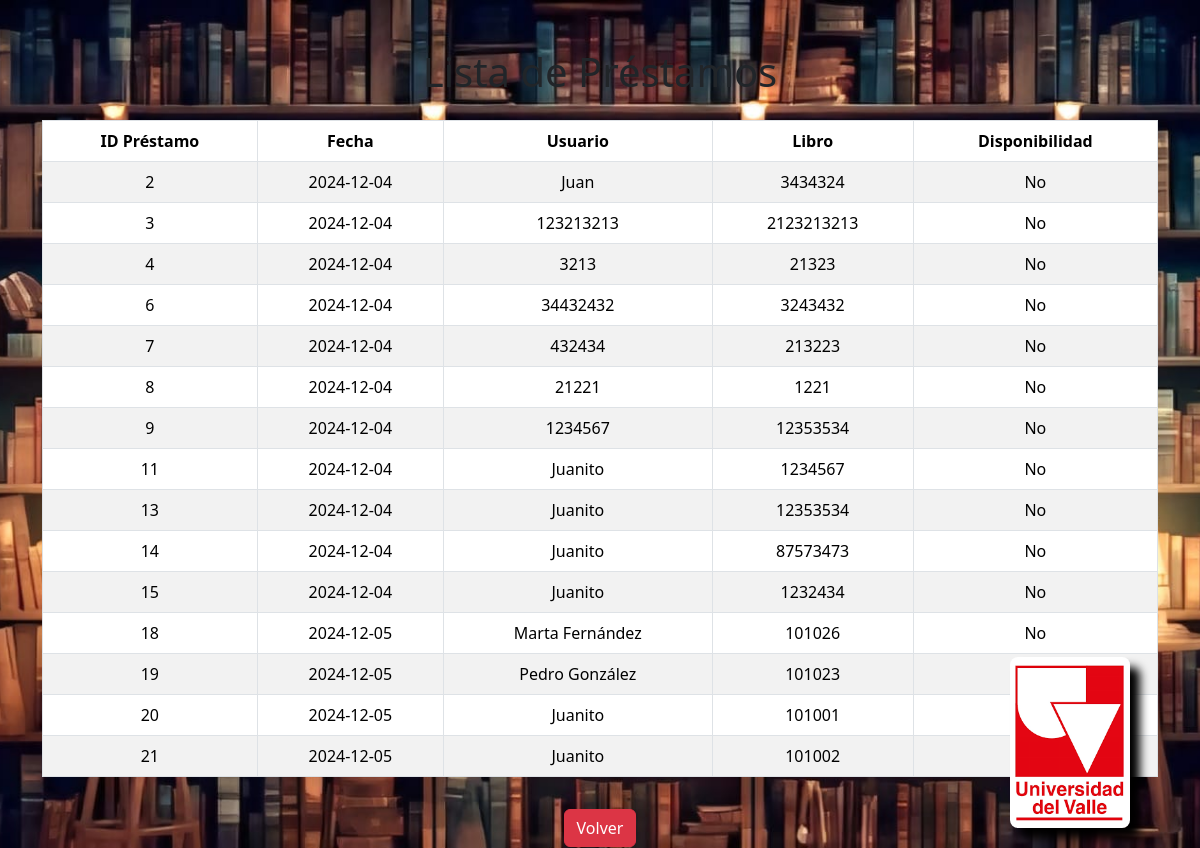
The page /consultarPrestamo on the database its author committed.
### models.py (models this page shows, shortened)
class Prestamo(db.Model):
    __tablename__ = 'prestamos'
    id = db.Column(db.Integer, primary_key=True)
    libro = db.Column(db.String(255), nullable=False)
    usuario = db.Column(db.String(255), nullable=False)  # Aquí 'usuario' es el estudiante
    fecha = db.Column(db.Date, nullable=False)

### app.py (the view)
@app.route('/consultarPrestamo', methods=['GET', 'POST'])
def consultarPrestamo():
    prestamos = db.session.query(
        Prestamo.id.label('id'),
        Prestamo.libro.label('libro'),  # Aquí obtienes el identificador del libro
        Prestamo.usuario.label('usuario'),
        Prestamo.fecha.label('fecha')
    ).all()
    return render_template('consulta.html', prestamos=prestamos)

### templates/consulta.html (shortened to what this page needs)
<!DOCTYPE html>
<html lang="es">
<head>
    <link href="https://cdn.jsdelivr.net/npm/bootstrap@5.3.3/dist/css/bootstrap.min.css" rel="stylesheet">
    <link rel="stylesheet" href="{{ url_for('static', filename='css/style.css') }}">
</head>
<body class="background-image" style="background-image: url('static/images/libreria1.jpeg')">
    <div class="container mt-5">
        <div class="text-center">
            <h1 class="mb-4">Lista de Préstamos</h1>
            <div class="table-responsive">
                <table class="table table-striped table-bordered">
                    <thead>
                        <tr>
                            <th>ID Préstamo</th>
                            <th>Fecha</th>
                            <th>Usuario</th>
                            <th>Libro</th>
                            <th>Disponibilidad</th>
                        </tr>
                    </thead>
                    <tbody>
                        {% for prestamo in prestamos %}
                        <tr>
                            <td>{{ prestamo.id }}</td>
                            <td>{{ prestamo.fecha }}</td>
                            <td>{{ prestamo.usuario }}</td>
                            <td>{{ prestamo.libro }}</td>
                            <td>{{ 'si' if prestamo.disponibilidad else 'No' }}</td>
                        </tr>
                        {% endfor %}
                    </tbody>
                </table>
            </div>
            <a href="{{ url_for('index') }}" class="btn btn-danger mt-3">Volver</a>
        </div>
    </div>
    <img class="imagen mt-4" src="{{ url_for('static', filename='images/univalle.png') }}" alt="Logo Univalle">
</body>
</html>

### static/css/style.css (style rules this page uses)
body { background-size: cover; background-position: center; background-repeat: no-repeat; background-attachment: fixed; margin: 0; padding: 0; overflow-x: hidden; min-height: 100vh; }
.background-image { background-size: cover; background-position: center; background-repeat: no-repeat; background-attachment: fixed; margin: 0; padding: 0; overflow-x: hidden; min-height: 100vh; }
.imagen { position: absolute; bottom: 20px; right: 70px; width: 120px; height: auto; border-radius: 8px ; box-shadow: 10px 10px 10px black; }

### rows shown on the page
Prestamo: id "2", fecha "2024-12-04", usuario "Juan", libro "3434324", disponibilidad "No"
Prestamo: id "3", fecha "2024-12-04", usuario "123213213", libro "2123213213", disponibilidad "No"
Prestamo: id "4", fecha "2024-12-04", usuario "3213", libro "21323", disponibilidad "No"
Prestamo: id "6", fecha "2024-12-04", usuario "34432432", libro "3243432", disponibilidad "No"
Prestamo: id "7", fecha "2024-12-04", usuario "432434", libro "213223", disponibilidad "No"
Prestamo: id "8", fecha "2024-12-04", usuario "21221", libro "1221", disponibilidad "No"
Prestamo: id "9", fecha "2024-12-04", usuario "1234567", libro "12353534", disponibilidad "No"
Prestamo: id "11", fecha "2024-12-04", usuario "Juanito", libro "1234567", disponibilidad "No"
Prestamo: id "13", fecha "2024-12-04", usuario "Juanito", libro "12353534", disponibilidad "No"
Prestamo: id "14", fecha "2024-12-04", usuario "Juanito", libro "87573473", disponibilidad "No"
Prestamo: id "15", fecha "2024-12-04", usuario "Juanito", libro "1232434", disponibilidad "No"
Prestamo: id "18", fecha "2024-12-05", usuario "Marta Fernández", libro "101026", disponibilidad "No"
Prestamo: id "19", fecha "2024-12-05", usuario "Pedro González", libro "101023"
Prestamo: id "20", fecha "2024-12-05", usuario "Juanito", libro "101001"
Prestamo: id "21", fecha "2024-12-05", usuario "Juanito", libro "101002"
